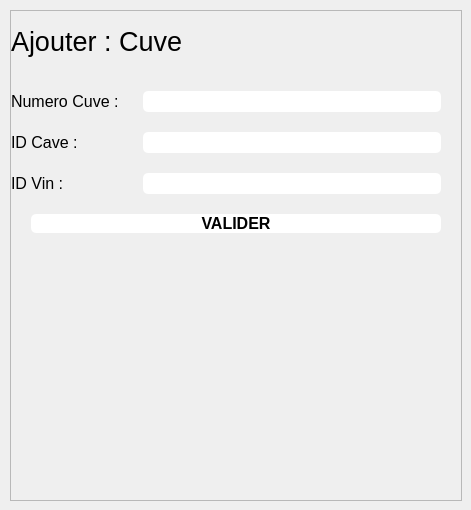
            <widget class="QWidget" name="cuves_page">
             <widget class="QFrame" name="cuves_frame">
              <property name="geometry">
               <rect>
                <x>10</x>
                <y>10</y>
                <width>452</width>
                <height>491</height>
               </rect>
              </property>
              <property name="sizePolicy">
               <sizepolicy hsizetype="Preferred" vsizetype="Preferred">
                <horstretch>0</horstretch>
                <verstretch>0</verstretch>
               </sizepolicy>
              </property>
              <property name="frameShape">
               <enum>QFrame::StyledPanel</enum>
              </property>
              <property name="frameShadow">
               <enum>QFrame::Raised</enum>
              </property>
              <layout class="QFormLayout" name="formLayout_6">
               <property name="horizontalSpacing">
                <number>0</number>
               </property>
               <property name="verticalSpacing">
                <number>20</number>
               </property>
               <property name="leftMargin">
                <number>0</number>
               </property>
               <property name="topMargin">
                <number>0</number>
               </property>
               <property name="rightMargin">
                <number>0</number>
               </property>
               <property name="bottomMargin">
                <number>0</number>
               </property>
               <item row="0" column="0" colspan="2">
                <widget class="QLabel" name="cuves_frame_titre">
                 <property name="minimumSize">
                  <size>
                   <width>0</width>
                   <height>60</height>
                  </size>
                 </property>
                 <property name="maximumSize">
                  <size>
                   <width>16777215</width>
                   <height>60</height>
                  </size>
                 </property>
                 <property name="font">
                  <font>
                   <pointsize>20</pointsize>
                  </font>
                 </property>
                 <property name="text">
                  <string>Ajouter : Cuve</string>
                 </property>
                </widget>
               </item>
               <item row="1" column="0">
                <widget class="QLabel" name="label_cuves_numero">
                 <property name="font">
                  <font>
                   <pointsize>12</pointsize>
                  </font>
                 </property>
                 <property name="text">
                  <string>Numero Cuve : </string>
                 </property>
                </widget>
               </item>
               <item row="1" column="1">
                <widget class="QLineEdit" name="lineEdit_cuves_numero">
                 <property name="font">
                  <font>
                   <pointsize>12</pointsize>
                  </font>
                 </property>
                 <property name="styleSheet">
                  <string notr="true">background-color:#FFF;
color:black;
margin-left:20px;
margin-right:20px;
border-radius: 5px;</string>
                 </property>
                 <property name="alignment">
                  <set>Qt::AlignCenter</set>
                 </property>
                </widget>
               </item>
               <item row="2" column="0">
                <widget class="QLabel" name="label_cuves_cave">
                 <property name="font">
                  <font>
                   <pointsize>12</pointsize>
                  </font>
                 </property>
                 <property name="text">
                  <string>ID Cave : </string>
                 </property>
                </widget>
               </item>
               <item row="2" column="1">
                <widget class="QLineEdit" name="lineEdit_cuves_cave">
                 <property name="font">
                  <font>
                   <pointsize>12</pointsize>
                  </font>
                 </property>
                 <property name="styleSheet">
                  <string notr="true">background-color:#FFF;
color:black;
margin-left:20px;
margin-right:20px;
border-radius: 5px;</string>
                 </property>
                 <property name="alignment">
                  <set>Qt::AlignCenter</set>
                 </property>
                </widget>
               </item>
               <item row="3" column="0">
                <widget class="QLabel" name="label_cuves_vin">
                 <property name="font">
                  <font>
                   <pointsize>12</pointsize>
                  </font>
                 </property>
                 <property name="text">
                  <string>ID Vin :</string>
                 </property>
                </widget>
               </item>
               <item row="3" column="1">
                <widget class="QLineEdit" name="lineEdit_cuves_vin">
                 <property name="font">
                  <font>
                   <pointsize>12</pointsize>
                  </font>
                 </property>
                 <property name="styleSheet">
                  <string notr="true">background-color:#FFF;
color:black;
margin-left:20px;
margin-right:20px;
border-radius: 5px;</string>
                 </property>
                 <property name="alignment">
                  <set>Qt::AlignCenter</set>
                 </property>
                </widget>
               </item>
               <item row="4" column="0" colspan="2">
                <widget class="QPushButton" name="pushButton_cuves_valider">
                 <property name="font">
                  <font>
                   <pointsize>12</pointsize>
                   <weight>75</weight>
                   <bold>true</bold>
                  </font>
                 </property>
                 <property name="styleSheet">
                  <string notr="true">background-color:#FFF;
color:black;
margin-left:20px;
margin-right:20px;
border-radius: 5px;</string>
                 </property>
                 <property name="text">
                  <string>VALIDER</string>
                 </property>
                </widget>
               </item>
              </layout>
             </widget>
            </widget>
